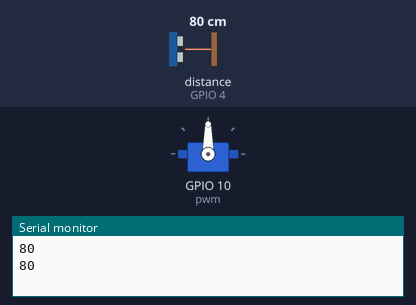
The sketch below on a simulated ESP32. On the bench: servo, the last lines printed to the serial monitor. Wiring (inferred from the names in the program): ultrasonic range finder: trigger GPIO 3; echo GPIO 4. Inputs (shaded band) come from the test bench; at power-on: distance to the obstacle (sensor on GPIO 4) 80 cm. The echo pulse lasts 58.3 µs per cm.

Above: at 2.2 s.
2.3 s: distance to the obstacle (sensor on GPIO 4) set to 12 cm
4.2 s: distance to the obstacle (sensor on GPIO 4) set to 9 cm
At 5.5 s:
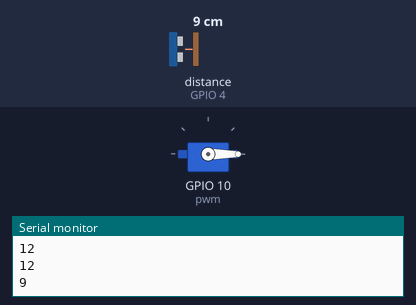
6.5 s: distance to the obstacle (sensor on GPIO 4) set to 18 cm
At 8.2 s:
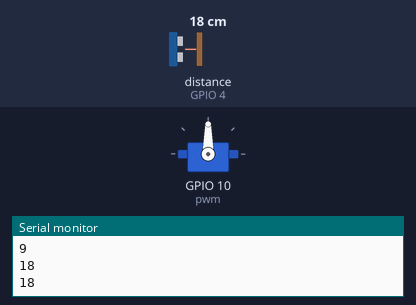
8.5 s: distance to the obstacle (sensor on GPIO 4) set to 2 cm
At 9.9 s:
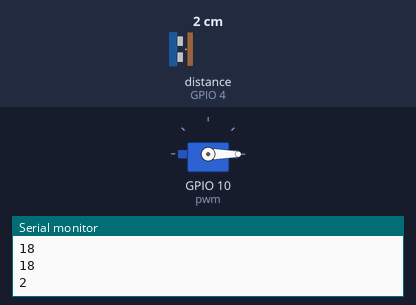
Timing chart, 0 to 11.5 s (numbered marks = the images above; inputs shaded):
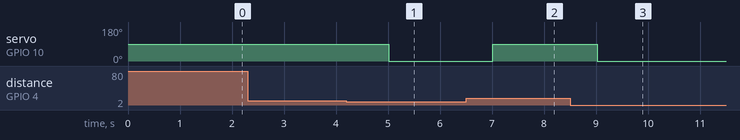

Measured:
- the behaviour switches between 11 and 10 cm on distance to the obstacle (sensor on GPIO 4) (found by bisection; images 0 and 1)
- after the input at 4.2 s, servo on GPIO 10 (pwm): 90° → 0° after 0.81 s
- after the input at 6.5 s, servo on GPIO 10 (pwm): 0° → 90° after 0.52 s
- after the input at 8.5 s, servo on GPIO 10 (pwm): 90° → 0° after 0.52 s

The sketch:

SchematicB.ino
```cpp
#include <ESP32Servo.h>


// Assign variables to pin numbers
const int pwm = 10;
const int trig = 3;
const int echo = 4;
// Assign variable for open angle (ex. 160 may vary)
const int OPEN = 0;
// Assign variable for close angle (ex. 20 may vary)
const int CLOSED = 90;
const int THRES = 15;
// Initialize servo object with your servo name
Servo myServo;


void setup() {
 // Setup Trig and Echo pins
 pinMode(trig, OUTPUT);
 pinMode(echo, INPUT);
 // Attach object of your servo name to the physical servo
 myServo.attach(pwm);
 // Initialize servo to close angle
 myServo.write(CLOSED);
 delay(1000);
 Serial.begin(115200);
}


void loop() {
   // Send pulses
   digitalWrite(trig, LOW);
   delayMicroseconds(100);
   digitalWrite(trig, HIGH);
   delayMicroseconds(100);
   digitalWrite(trig, LOW);
   // Calculate distance
   long duration = pulseIn(echo, HIGH);
   long distance = duration / 58.0;


   Serial.println(distance);


   // Write servo angle to open or close based on a distance threshold in cm (value may vary)
   if (distance <= 10 or distance == 1010) {
     myServo.write(OPEN);
   } else {
     myServo.write(CLOSED);
   }
   delay(1000);
}
```
